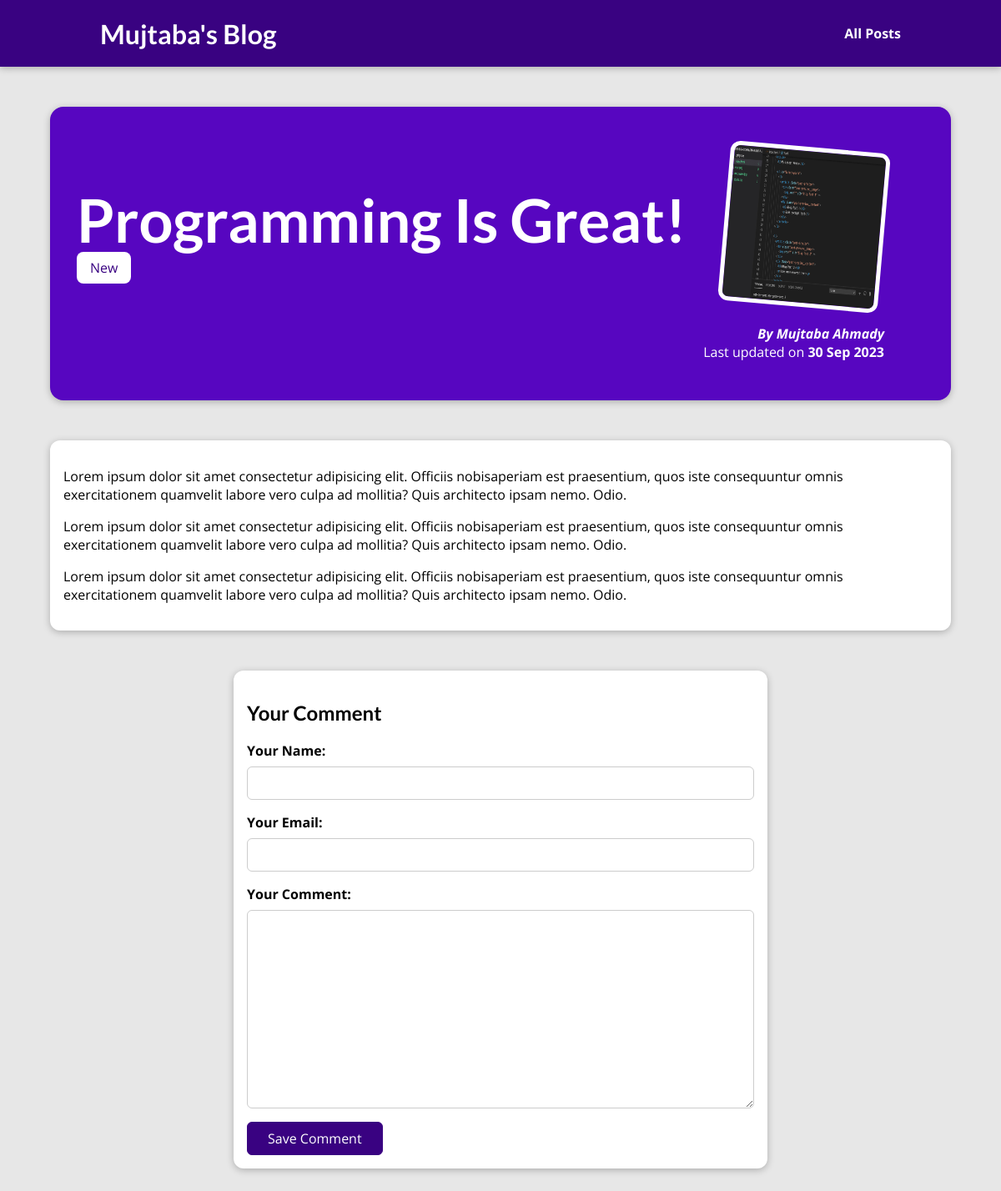
Page /posts/programming-is-fun on the committed database.
### blog/models.py (models this page shows, shortened)
class Post(models.Model):
    title = models.CharField(max_length=150)
    excerpt = models.CharField(max_length=200)
    image = models.ImageField(upload_to="posts", null=True)
    date = models.DateField(auto_now=True)
    slug = models.SlugField(unique=True, db_index=True)
    content = models.TextField(validators=[MinLengthValidator(10)])
    author = models.ForeignKey(Author, on_delete=models.SET_NULL, null=True, related_name="posts")
    tags = models.ManyToManyField(Tag)

class Tag(models.Model):
    caption = models.CharField(max_length=20)

class Author(models.Model):
    first_name = models.CharField(max_length=100)
    last_name = models.CharField(max_length=100)
    email_address = models.EmailField()
    def full_name(self):
        return f"{self.first_name} {self.last_name}"
    def __str__(self):
        return self.full_name()

### blog/views.py (the view, shortened to what this page needs)
# urls.py: path("posts/<slug:slug>", views.SinglePostView.as_view(), name="post-detail-page") #/posts/my-first-post
class SinglePostView(View):
    def get(self, request, slug):
        post = Post.objects.get(slug=slug)
        context = {
            "post": post,
            "post_tags": post.tags.all(),
            "comment_form": CommentForm
        }
        return render(request, "blog/post-detail.html", context)

### blog/templates/blog/post-detail.html (shortened to what this page needs)
{% extends "base.html" %}
{% load static %}
{% block css_files %}
<link rel="stylesheet" href="{% static "blog/post-detail.css" %}" />
{% endblock %}
{% block content %}
<section id="summary">
  <h2>{{ post.title }}</h2>
  <div>
    {% for tag in post_tags %}
      <span class="tag">{{ tag.caption }}</span>
    {% endfor %}
  </div>
  <article>
    <img src="{{ post.image.url }}" alt="{{ post.title }}" />
    <address>By <a href="mailto:{{ post.author.email_address }}">{{ post.author }}</a></address>
    <div>Last updated on <time>{{ post.date|date:"d M Y" }}</time></div>
  </article>
</section>
<main>
  {{ post.content|linebreaks }}
</main>
<section id="comment-form">
  <h2>Your Comment</h2>
  <form action="{% url 'post-detail-page' post.slug %}" method="POST">
    {% for form_field in comment_form %}
      <div class="form-control">
        {{ form_field.label_tag }}
        {{ form_field }}
      </div>
    {% endfor %}
    <button>Save Comment</button>
  </form>
</section>
{% endblock %}

### static/app.css (style rules this page uses)
* { box-sizing: border-box; }
html { font-family: 'Open Sans', 'Lato', sans-serif; }
body { margin: 0; }
h1, h2, h3 { font-family: 'Lato', sans-serif; font-weight: bold; }

### blog/static/blog/post-detail.css (style rules this page uses)
body { background-color: #e7e7e7; }
#summary { margin: 8rem auto 3rem auto; padding: 2rem; width: 90%; max-width: 90rem; border-radius: 16px; background-color: #5706c0; position: relative; box-shadow: 0 2px 8px rgba(0, 0, 0, 0.25); height: 22rem; }
#summary h2 { color: white; font-size: 4.5rem; margin-bottom: 0.25rem; }
#summary article { position: absolute; top: 2rem; right: 3rem; padding: 1rem 2rem; border-radius: 12px; text-align: right; color: white; }
#summary article img { width: 12rem; height: 12rem; border-radius: 12px; transform: rotateZ(5deg); border: 5px solid white; margin-bottom: 1rem; }
#summary address { font-weight: bold; }
#summary a { color: white; text-decoration: none; }
#summary time { font-weight: bold; }
main { width: 90%; max-width: 90rem; margin: 3rem auto; background-color: white; padding: 1rem; border-radius: 12px; box-shadow: 0 2px 8px rgba(0, 0, 0, 0.25); }
.tag { background-color: white; color: #390281; padding: 0.5rem 1rem; border-radius: 8px; }
#comment-form { margin: 3rem auto; width: 90%; max-width: 40rem; border-radius: 12px; background-color: white; box-shadow: 0 2px 8px rgba(0, 0, 0, 0.25); padding: 1rem; }
#comment-form button { font: inherit; background-color: #390281; color: white; border: 1px solid #390281; padding: 0.5rem 1.5rem; border-radius: 6px; cursor: pointer; }
.form-control { margin-bottom: 1rem; }
.form-control label { font-weight: bold; margin-bottom: 0.5rem; display: block; }
.form-control input, .form-control textarea { display: block; width: 100%; font: inherit; padding: 0.5rem; border-radius: 6px; border: 1px solid #ccc; }

### templates/base.html (style rules this page uses)
* { box-sizing: border-box; }
html { font-family: 'Open Sans', 'Lato', sans-serif; }
body { margin: 0; }
h1, h2, h3 { font-family: 'Lato', sans-serif; font-weight: bold; }

### rows in the picture
Post: title "Programming Is Great!", image (picture), author "Mujtaba Ahmady", date "30 Sep 2023", content "Lorem ipsum dolor sit amet consectetur adipisicing elit. Officiis nobisaperiam est praesentium, quos iste consequuntur omnis exercitationem quamvelit labore vero culpa ad mollitia? Quis architecto ipsam nemo. Odio. Lorem ipsum dolor sit amet consectetur adipisicing elit. Officiis nobisaperiam est praesentium, quos iste consequuntur omnis exercitationem quamvelit labore vero culpa ad mollitia? Quis architecto ipsam nemo. Odio. Lorem ipsum dolor sit amet consectetur adipisicing elit. Officiis nobisaperiam est praesentium, quos iste consequuntur omnis exercitationem quamvelit labore vero culpa ad mollitia? Quis architecto ipsam nemo. Odio."
Tag: caption "New"
